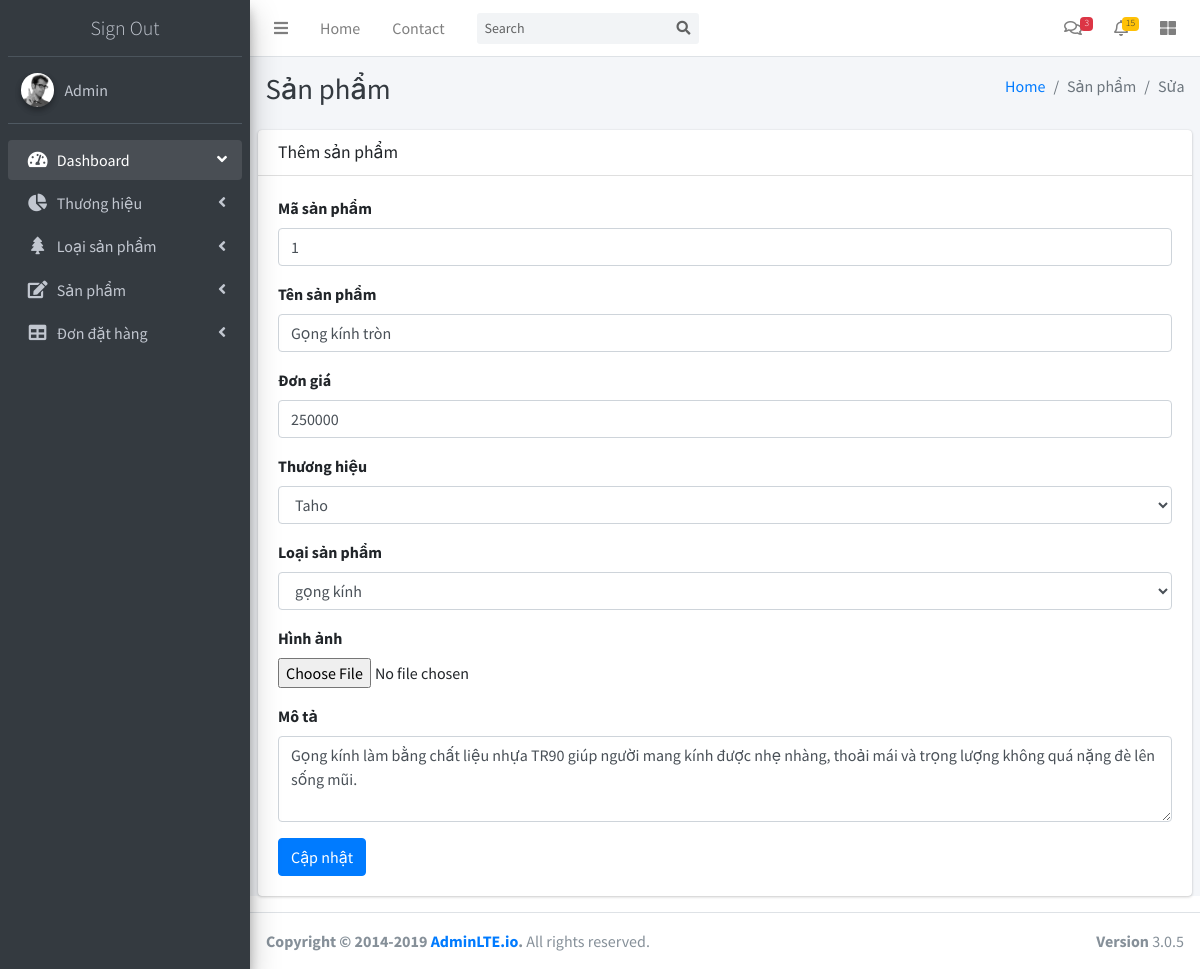
The app's page /admin/index.php?m=product&p=edit&id=1 (signed in) with its own data.
### tables this page shows
CREATE TABLE IF NOT EXISTS `t_product` (
  `prodId` varchar(20) NOT NULL,
  `prodName` varchar(100) NOT NULL,
  `prodDes` text NOT NULL,
  `price` int(11) NOT NULL,
  `prodBrand` varchar(20) NOT NULL,
  `prodType` varchar(20) NOT NULL,
  `prodImage` varchar(200) NOT NULL,
  PRIMARY KEY (`prodId`),
  KEY `FK_Product_Brand` (`prodBrand`),
  KEY `FK_Product_Category` (`prodType`)
);

### admin/model/product.php (called while the page is built, shortened)
<?php
  function getProduct($obj, $id){
    $br = $obj->prepare("SELECT * FROM t_product WHERE prodId = :id");
    $br->bindParam(":id", $id, PDO::PARAM_STR);
    $br->execute();
    $data = $br->fetch();
    return $data;
  }
?>

### admin/model/brand.php (called while the page is built, shortened)
<?php
  function getAllBrand($obj){
    $sql = "SELECT * FROM t_brand";
    $temp = $obj->query($sql);
    $data = $temp->fetchAll();
    return $data;
  }
?>

### admin/model/categories.php (called while the page is built, shortened)
<?php
  function getAllCategories($obj){
    $sql = "SELECT * FROM t_categories";
    $temp = $obj->query($sql);
    $data = $temp->fetchAll();
    return $data;
  }
?>

### admin/modules/product/edit.php (the view, shortened to what this page needs)
<?php
  $data = getProduct($obj, $id);
?>
<div class="card">
  <div class="card-header">
    <h5 class="card-title">Thêm sản phẩm</h5>
  </div>
  <div class="card-body">
    <form action="" method="post" enctype="multipart/form-data">
      <div class="form-group">
        <label for="prodId">Mã sản phẩm</label>
        <input type="text" class="form-control" id="prodId" name="prodId" value="<?php echo $data["prodId"]?>">
      </div>
      <div class="form-group">
        <label for="prodName">Tên sản phẩm</label>
        <input type="text" class="form-control" id="prodName" name="prodName" value="<?php echo $data["prodName"]?>">
      </div>
      <div class="form-group">
        <label for="price">Đơn giá</label>
        <input type="number" class="form-control" id="price" name="price" value="<?php echo $data["price"]?>">
      </div>
      <div class="form-group">
        <label for="prodBrand">Thương hiệu</label>
        <select class="form-control" id="prodBrand" name="prodBrand">
          <?php
            $prodBrands = getAllBrand($obj);
            foreach($prodBrands as $prodBrand){
          ?>
          <option value="<?php echo $prodBrand['brandId'] ?>"><?php echo $prodBrand['brandName'] ?></option>
            <?php } ?>
        </select>
      </div>
      <div class="form-group">
        <label for="prodType">Loại sản phẩm</label>
        <select class="form-control" id="prodType" name="prodType">
          <?php
            $prodTypes = getAllCategories($obj);
            foreach($prodTypes as $prodType){
          ?>
          <option value="<?php echo $prodType['cateId'] ?>"><?php echo $prodType['cateName'] ?></option>
            <?php } ?>
        </select>
      </div>
      <div class="form-group">
        <label for="prodImage">Hình ảnh</label>
        <input type="file" class="form-control-file" id="prodImage" name="prodImage">
      </div>
      <div class="form-group">
        <label for="prodDes">Mô tả</label>
        <textarea class="form-control" rows="3" id="prodDes" name="prodDes"><?php echo $data["prodDes"]?></textarea>
      </div>
      <button type="submit" class="btn btn-primary" name="btnEditProduct">Cập nhật</button>
    </form>
  </div>
</div>

### admin/index.php (shortened to what this page needs)
<?php
include "../library/connect.php";
include "model/brand.php";
include "model/categories.php";
include "model/product.php";
$modules = array("brand", "categories", "product", "order");
$pages = array("list", "create", "delete", "edit", "detail");
?>
<!DOCTYPE html>
<html lang="vn">
<head>
  <?php include "block/head.php" ?>
</head>
<body class="hold-transition sidebar-mini">
  <div class="wrapper">
    <nav class="main-header navbar navbar-expand navbar-white navbar-light">
      <?php include "block/left_navbar.php" ?>
      <?php include "block/right_navbar.php" ?>
    </nav>
    <aside class="main-sidebar sidebar-dark-primary elevation-4">
      <div class="sidebar">
        <?php include "block/sidebar_user.php" ?>
        <?php include "block/sidebar_menu.php" ?>
      </div>
    </aside>
    <div class="content-wrapper">
      <?php include "block/content_header.php" ?>
      <div class="content">
        <?php
          if(isset($_GET["m"]) && isset($_GET["p"]))
          {
            $m = $_GET["m"];
            $p = $_GET["p"];
            foreach($modules as $module){
              if($module == $m){
                foreach($pages as $page){
                  if($page == $p){
                    include "modules/".$m."/".$p.".php";
                  }
                }
              }
            }
          }else{
            include "block/main_content.php";
          }
        ?>
      </div>
    </div>
    <?php include "block/footer.php" ?>
  </div>
</body>
</html>

### records on screen
t_product: prodId "1", prodName "Gọng kính tròn", price "250000", prodDes "Gọng kính làm bằng chất liệu nhựa TR90 giúp người mang kính được nhẹ nhàng, thoải mái và trọng lượng không quá nặng đè lên sống mũi."

### other values on screen
$h1 "Sản phẩm"
$item "Sửa"
form field prodBrand "Taho"
form field prodType "gọng kính"
